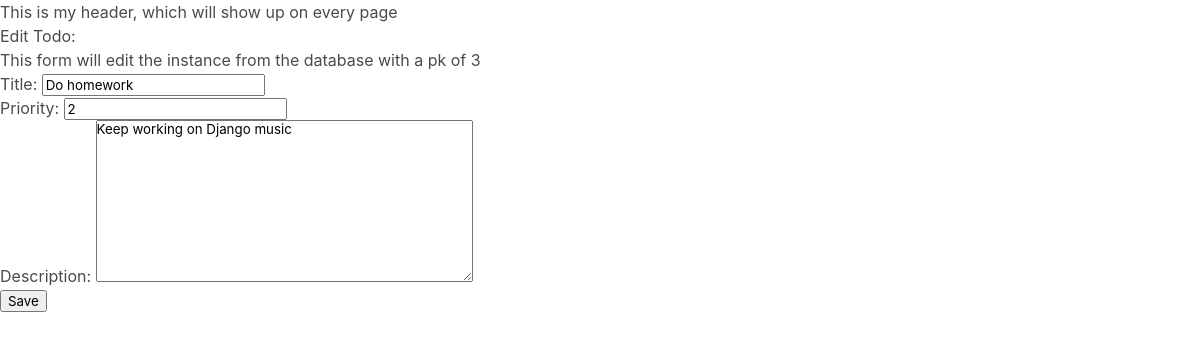
The app's page /todos/3/edit, older data.
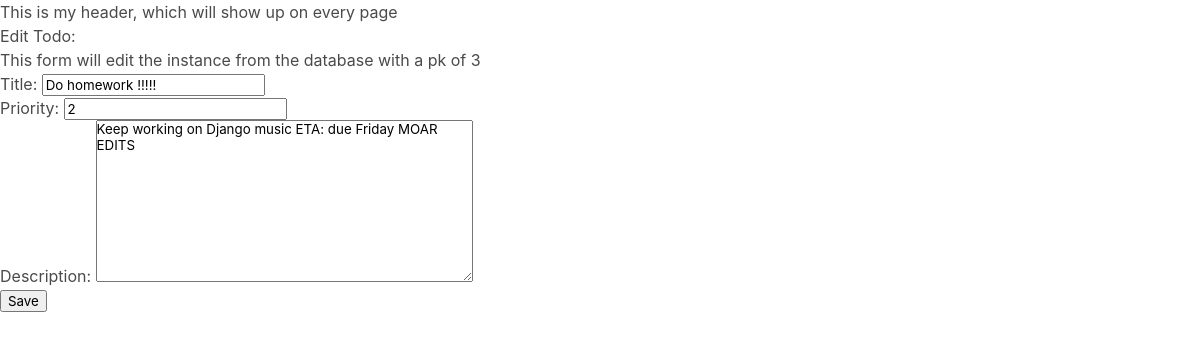
The same page, newer data.
### todos/models.py (models this page shows, shortened)
class Item(models.Model):
    title = models.CharField(max_length=255)
    date_created = models.DateTimeField(auto_now_add=True)
    priority = models.PositiveIntegerField()
    description = models.TextField()
    is_hidden = models.BooleanField(default=True)

### todos/views.py (the view)
# urls.py: path('todos/<int:pk>/edit', views.edit_todo, name='edit-todo'),
def edit_todo(request, pk):
    todo = get_object_or_404(Item, pk=pk)
    if request.method == 'POST':
        item_form = ItemForm(request.POST, instance=todo)
        if item_form.is_valid():
            item_form.save()
            return redirect('home')
    form = ItemForm(instance=todo)
    return render(request, 'todos/edit_todo.html', {'form': form, 'pk': pk})

### todos/forms.py
class ItemForm(forms.ModelForm):
    class Meta:
        model = Item
        fields = ('title', 'priority', 'description')

### templates/todos/edit_todo.html (shortened to what this page needs)
{% extends 'base.html' %}
{% block content %}
    Edit Todo:
    <h2>This form will edit the instance from the database with a pk of {{ pk }}</h2>
    <form method='post'>
        {{ form.as_p }}
        <button type='submit'>Save</button>
    </form>
{% endblock %}

Row changes from the older to the newer data that the page shows:
changed Item: title "Do homework" → "Do homework !!!!!"; description "Keep working on Django music" → "Keep working on Django music ETA: due Friday MOAR EDITS"
